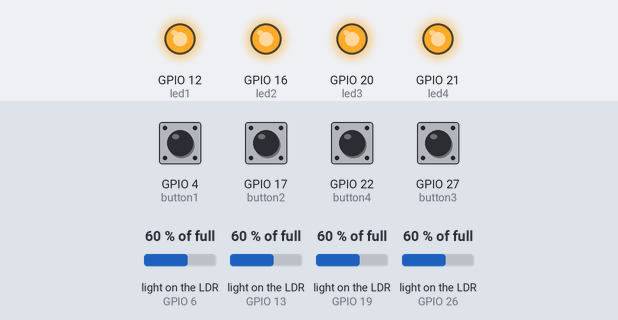
A program run on a simulated Raspberry Pi (BCM pin numbers). Parts: output pins drawn as LEDs (lit = HIGH). Inputs (shaded band) come from the test bench; at power-on: GPIO 4 (button1), GPIO 17 (button2), GPIO 22 (button4), GPIO 27 (button3) HIGH, light on the LDR (sensors on GPIO 6, GPIO 13, GPIO 26, GPIO 19) 60 % of full.

Above: at 1.2 s.
1.3 s: light on the LDR (sensor on GPIO 6) set to 21 % of full
3.6 s: light on the LDR (sensor on GPIO 6) set to 17 % of full
At 4.7 s:
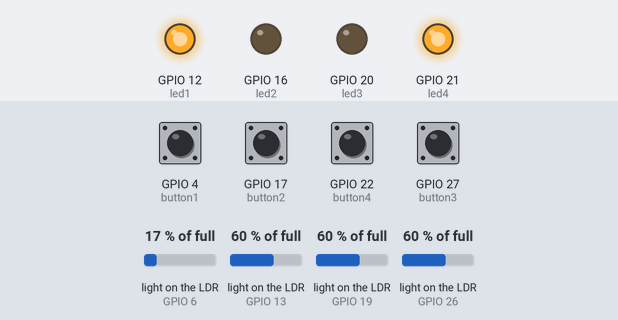
5.9 s: light on the LDR (sensor on GPIO 13) set to 56 % of full
At 7.5 s:
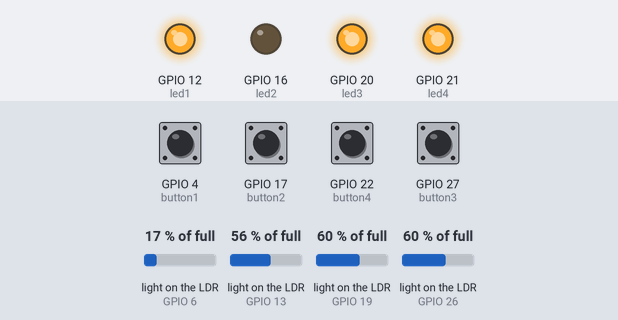
7.9 s: light on the LDR (sensor on GPIO 26) set to 57 % of full
At 9.0 s:
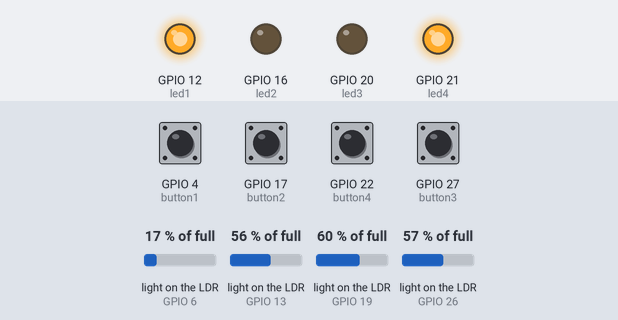
9.9 s: GPIO 4 (button1) pulled LOW for 0.15 s
At 9.97 s:
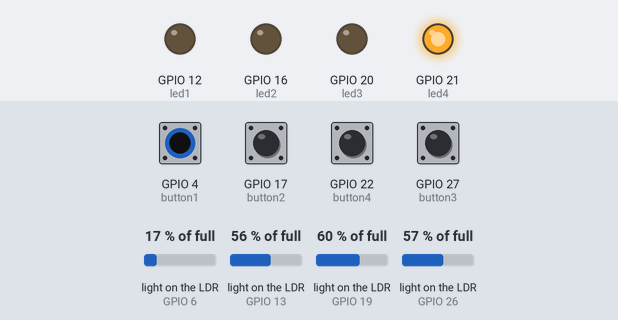
11.5 s: GPIO 17 (button2) pulled LOW for 0.15 s
At 11.9 s:
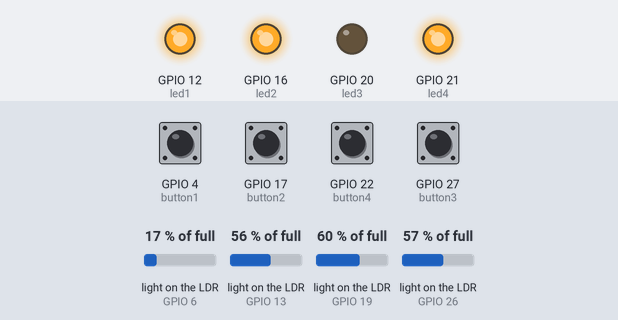
Timing chart, 0 to 14.5 s (numbered marks = the images above; inputs shaded):
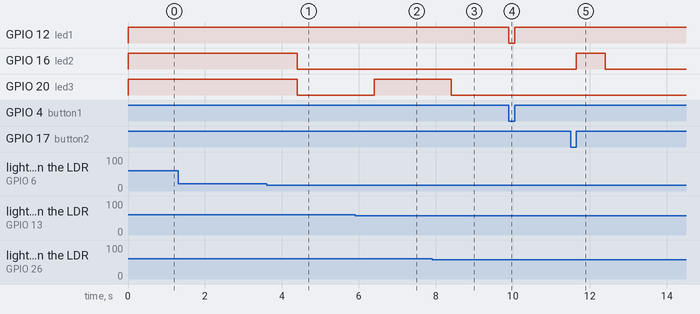

The program:

solartrackerpython.py
```python
import time
from gpiozero import LightSensor, Buzzer, LED, Button
from signal import pause

ldr1 = LightSensor("GPIO26")
ldr2 = LightSensor("GPIO19")
ldr3 = LightSensor("GPIO13")
ldr4 = LightSensor("GPIO6")

led1 = LED(12)
button1 = Button(4)
led2 = LED(16)
button2 = Button(17)
led3 = LED(20)
button3 = Button(27)
led4 = LED(21)
button4 = Button(22)

led1.on()
led2.on()
led3.on()
led4.on()

while True:
    ldrlt = round(ldr1.value*1000) #top left  LDR
    ldrrt = round(ldr2.value*1000) #top rigt  LDR
    ldrld = round(ldr4.value*1000) #down left LDR
    ldrrd = round(ldr3.value*1000) #down rigt LDR

#buttons
    button1.when_pressed = led1.off
    button1.when_released = led1.on
    button2.when_pressed = led2.off
    button2.when_released = led2.on
    button3.when_pressed = led3.off
    button3.when_released = led3.on
    button4.when_pressed = led4.off
    button4.when_released = led4.on
#digital pins

    NS1 = led1 # NS1 = North-South + relay number + pin
    NS2 = led2 # NS2 = North-South + relay number + pin
    EW3 = led3 # EW3 = East-West + relay number + pin
    EW4 = led4 # EW4 = East-West + relay number + pin


    tol = 200 # tolerance between LDR readings

    avt = (ldrlt+ldrrt)/2 #// average value top
    avd = (ldrld+ldrrd)/2 #// average value down
    avl = (ldrlt+ldrld)/2 #// average value left
    avr = (ldrrt+ldrrd)/2 #// average value right

    dvert = avt - avd # // check the diffirence of up and down
    dhoriz = avl - avr #// check the diffirence og left and rigt

    if -tol>dvert or dvert>tol: #// check if the diffirence is in the tolerance else change vertical angle
                                # difference in vertical is great enough to act on
        if avt>avd:
      #// avg resistance on top is greater than on bottom
            NS1.on()
            NS2.off()
        else:
      #// avg resistance on bottom is greater than on top
            NS2.on()
            NS1.off()

    else:
    #//difference in vertical is below tolerance
        NS1.on()
        NS2.on()

    if -tol>dhoriz or dhoriz>tol:
    #// difference in horizontal is great enough to act on
        if avl>avr:
        #// avg resistance on left is greater than on right
            EW3.on()
            EW4.off()
        else:
        #// avg resistance on right is greater than on left
            EW4.on()
            EW3.off()
    else:
    #//difference in horizontal is below tolerance
        EW3.on()
        EW4.on()

    #// Wait a second before checking again
    time.sleep(1)
```

Measured:
- the behaviour switches between 20 and 19 % of full on light on the LDR (sensor on GPIO 6) (found by bisection; images 0 and 1)
- the behaviour switches between 58 and 57 % of full on light on the LDR (sensor on GPIO 13) (found by bisection; images 1 and 2)
- the behaviour switches between 59 and 58 % of full on light on the LDR (sensor on GPIO 26) (found by bisection; images 2 and 3)
- after the input at 1.3 s, every drawn part: stays the same
- after the input at 3.6 s, GPIO 16 (led2), GPIO 20 (led3): HIGH → LOW after 0.80 s
- after the input at 5.9 s, GPIO 20 (led3): LOW → HIGH after 0.50 s
- after the input at 7.9 s, GPIO 20 (led3): HIGH → LOW after 0.50 s
- after the input at 9.9 s, GPIO 12 (led1): HIGH → LOW at once, → HIGH 0.15 s later
- after the input at 11.5 s, GPIO 16 (led2): LOW → HIGH after 0.15 s, → LOW 0.75 s later
